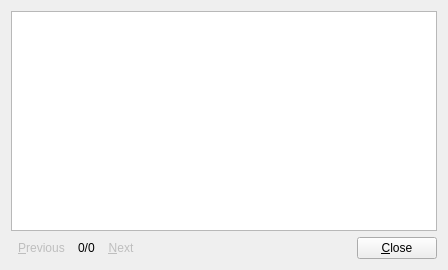
<?xml version="1.0" encoding="UTF-8"?>
<ui version="4.0">
 <class>SystemManagementWidgetClass</class>
 <widget class="QWidget" name="SystemManagementWidgetClass">
  <property name="windowModality">
   <enum>Qt::ApplicationModal</enum>
  </property>
  <property name="geometry">
   <rect>
    <x>0</x>
    <y>0</y>
    <width>448</width>
    <height>270</height>
   </rect>
  </property>
  <property name="sizePolicy">
   <sizepolicy hsizetype="Expanding" vsizetype="Expanding">
    <horstretch>0</horstretch>
    <verstretch>0</verstretch>
   </sizepolicy>
  </property>
  <property name="windowTitle">
   <string>Announcement</string>
  </property>
  <property name="windowIcon">
   <iconset resource="../resources.qrc">
    <normaloff>:/icon/resources/images/announcement.png</normaloff>:/icon/resources/images/announcement.png</iconset>
  </property>
  <layout class="QGridLayout" name="gridLayout">
   <item row="0" column="0">
    <widget class="QTextBrowser" name="textBrowser">
     <property name="toolTip">
      <string>Announcement</string>
     </property>
     <property name="statusTip">
      <string>Announcement</string>
     </property>
     <property name="lineWrapMode">
      <enum>QTextEdit::NoWrap</enum>
     </property>
     <property name="openExternalLinks">
      <bool>true</bool>
     </property>
    </widget>
   </item>
   <item row="1" column="0">
    <layout class="QHBoxLayout" name="horizontalLayout">
     <item>
      <widget class="QToolButton" name="toolButtonPrevious">
       <property name="enabled">
        <bool>false</bool>
       </property>
       <property name="toolTip">
        <string>Previous Announcement</string>
       </property>
       <property name="statusTip">
        <string>Previous Announcement</string>
       </property>
       <property name="text">
        <string>&amp;Previous</string>
       </property>
       <property name="icon">
        <iconset resource="../resources.qrc">
         <normaloff>:/icon/resources/images/previous.png</normaloff>:/icon/resources/images/previous.png</iconset>
       </property>
       <property name="autoRaise">
        <bool>true</bool>
       </property>
      </widget>
     </item>
     <item>
      <widget class="QLabel" name="labelCount">
       <property name="text">
        <string>0/0</string>
       </property>
      </widget>
     </item>
     <item>
      <widget class="QToolButton" name="toolButtonNext">
       <property name="enabled">
        <bool>false</bool>
       </property>
       <property name="toolTip">
        <string>Next Announcement</string>
       </property>
       <property name="statusTip">
        <string>Next Announcement</string>
       </property>
       <property name="text">
        <string>&amp;Next</string>
       </property>
       <property name="icon">
        <iconset resource="../resources.qrc">
         <normaloff>:/icon/resources/images/next.png</normaloff>:/icon/resources/images/next.png</iconset>
       </property>
       <property name="autoRaise">
        <bool>true</bool>
       </property>
      </widget>
     </item>
     <item>
      <spacer name="horizontalSpacer">
       <property name="orientation">
        <enum>Qt::Horizontal</enum>
       </property>
       <property name="sizeHint" stdset="0">
        <size>
         <width>40</width>
         <height>20</height>
        </size>
       </property>
      </spacer>
     </item>
     <item>
      <widget class="QPushButton" name="pushButtonClose">
       <property name="text">
        <string>&amp;Close</string>
       </property>
      </widget>
     </item>
    </layout>
   </item>
  </layout>
  <action name="actionAddAdmin">
   <property name="text">
    <string>Add Admin</string>
   </property>
   <property name="toolTip">
    <string>Add user to local admin group</string>
   </property>
  </action>
  <action name="actionDeleteAdmin">
   <property name="text">
    <string>Delete Admin</string>
   </property>
   <property name="toolTip">
    <string>Delete user from local admin group</string>
   </property>
  </action>
 </widget>
 <layoutdefault spacing="6" margin="11"/>
 <resources>
  <include location="../resources.qrc"/>
 </resources>
 <connections>
  <connection>
   <sender>pushButtonClose</sender>
   <signal>clicked()</signal>
   <receiver>SystemManagementWidgetClass</receiver>
   <slot>close()</slot>
   <hints>
    <hint type="sourcelabel">
     <x>312</x>
     <y>197</y>
    </hint>
    <hint type="destinationlabel">
     <x>179</x>
     <y>109</y>
    </hint>
   </hints>
  </connection>
 </connections>
</ui>
